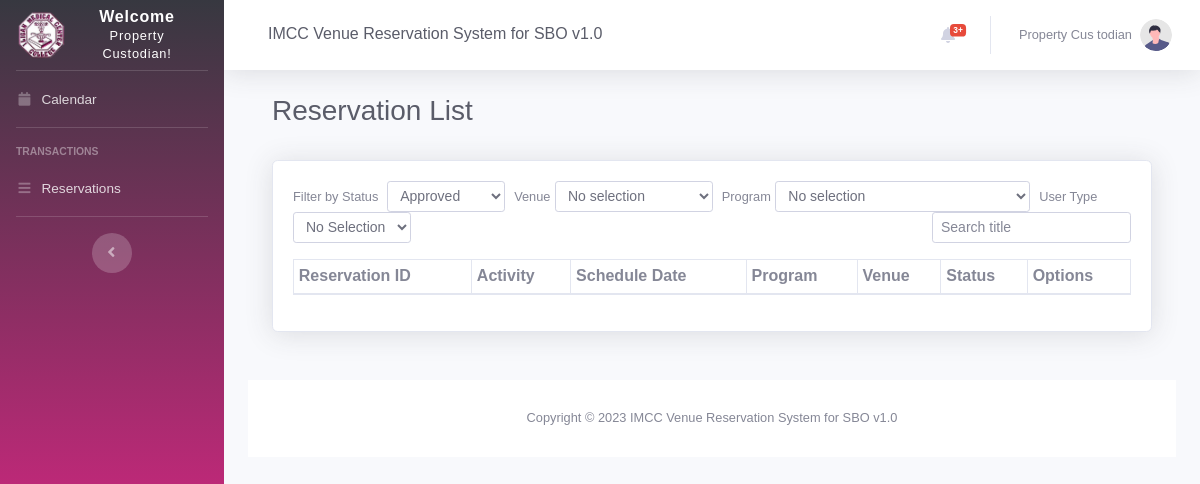
The page /reservation_list.php (signed in) on the database as committed earlier.
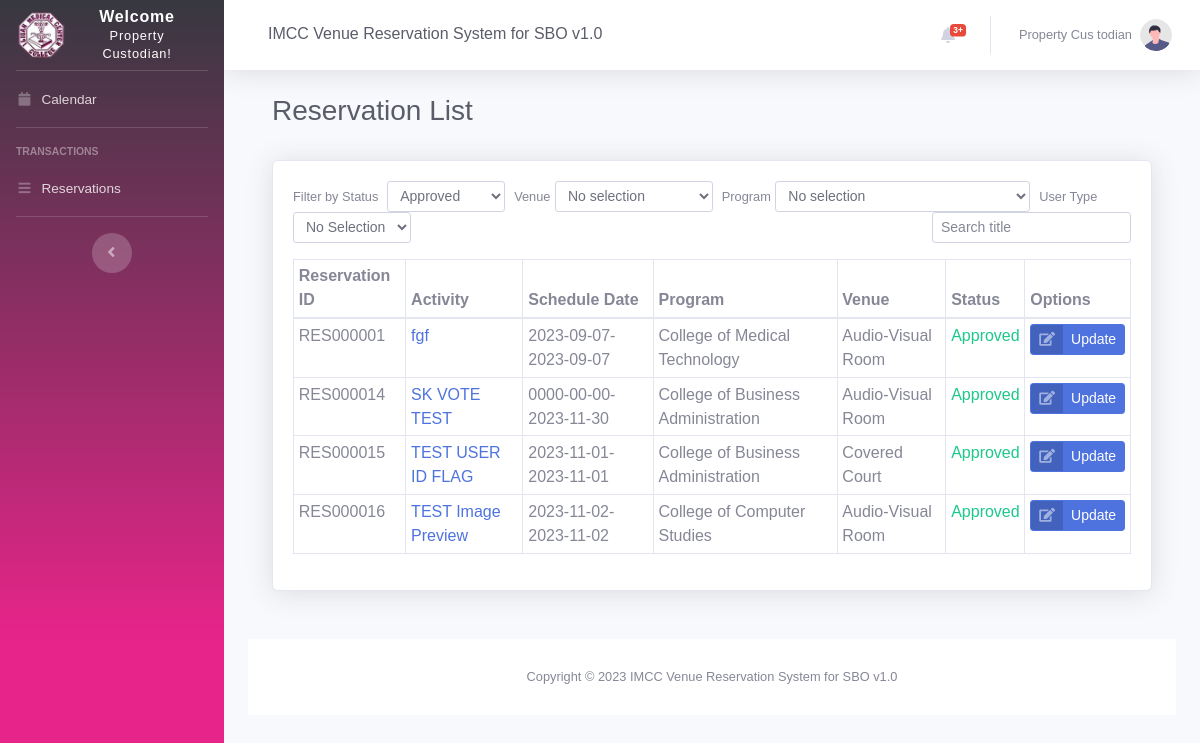
The same page on the database as committed later.
### tables this page shows
CREATE TABLE `schedules` (
  `id` bigint(11) NOT NULL,
  `reservationID` varchar(255) NOT NULL,
  `userID` int(11) NOT NULL,
  `venueID` int(15) DEFAULT NULL,
  `programID` int(11) NOT NULL,
  `status` varchar(3) NOT NULL DEFAULT 'P',
  `date_start` date NOT NULL,
  `date_end` date NOT NULL,
  `time_start` varchar(50) NOT NULL,
  `time_end` varchar(50) NOT NULL,
  `name` varchar(255) DEFAULT NULL,
  `contact` varchar(11) DEFAULT NULL,
  `description` text DEFAULT NULL,
  `num_participants` int(11) NOT NULL,
  `notified` tinyint(1) NOT NULL DEFAULT 0,
  `last_notified` date DEFAULT NULL,
  `cancelled` tinyint(1) NOT NULL DEFAULT 0,
  `deleted` tinyint(4) NOT NULL,
  `rejectedByAdmin` int(1) NOT NULL DEFAULT 0,
  `approvedByAdmin` int(1) NOT NULL DEFAULT 0,
  `act_form_file` varchar(255) NOT NULL,
  `letter_approve_file` varchar(255) NOT NULL,
  `notes` text NOT NULL,
  `material` varchar(150) NOT NULL
);

CREATE TABLE `program` (
  `id` int(11) NOT NULL,
  `programID` varchar(15) DEFAULT NULL,
  `name` varchar(255) DEFAULT NULL,
  `color` varchar(15) DEFAULT NULL,
  `incharge_organization` varchar(255) DEFAULT NULL,
  `dateAdded` datetime NOT NULL DEFAULT current_timestamp(),
  `dateUpdated` datetime DEFAULT NULL
);

CREATE TABLE `venues` (
  `id` int(11) NOT NULL,
  `venueID` varchar(20) NOT NULL,
  `name` varchar(255) DEFAULT NULL,
  `dateAdded` datetime NOT NULL DEFAULT current_timestamp(),
  `dateUpdated` datetime DEFAULT NULL
);

### reservation_list.php (the view, shortened to what this page needs)
<?php
include 'settings/system.php';
include 'settings/header.php';
include "settings/sidebar.php";
include 'settings/topbar.php';
?>
<div class="container-fluid">
    <div class="d-sm-flex align-items-center justify-content-between mb-4">
        <div class="container-fluid">
            <div class="d-sm-flex align-items-center justify-content-between mb-4">
                <h1 class="h3 mb-2 text-gray-800">Reservation List</h1>
            </div>
            <div class="card shadow mb-4">
                <div class="card-body">
                    <div class="form-group form-inline" <?php echo ($_SESSION["position"] == "STO" ? "hidden disabled" : "")?>>
                        <label for=""><small>Filter by Status</small> &nbsp;&nbsp;</label>
                        <select class="form-control form-control-sm" name="filterByStatus" id="filterByStatus">
                            <option value="A" <?php echo ((($_SESSION["position"] == "PTC") ? "selected" : ""));?>>Approved</option>
                        </select>
                        <label><small>Venue</small> &nbsp;</label>
                        <select class="form-control form-control-sm" name="filterByVenue" id="filterByVenue">
                            <option value="0" selected>No selection</option>
                        </select>
                        <label><small>Program</small> &nbsp;</label>
                        <select class="form-control form-control-sm" name="filterByProgram" id="filterByProgram">
                            <option value="0" selected>No selection</option>
                        </select>
                        <label><small>User Type</small> &nbsp;</label>
                        <select class="form-control form-control-sm" name="filterByUserType" id="filterByUserType">
                                        <option value="0" selected>No Selection</option>
                                        </select>
                        <div class="form-inline" style="margin-left: auto;">
                            <input class="form-control form-control-sm" type="text" name="filterSearch" id="filterSearch" placeholder="Search title" style="margin-left: auto;">
                        </div>
                    </div>
                    <div class="table-responsive">
                        <table class="table table-sm table-bordered table-hovered" id="<?php echo ($_SESSION["position"] == "STO" ? "dataTable" : "")?>"width="100%" cellspacing="0">
                            <thead>
                                <tr>
                                    <th>Reservation ID</th>
                                    <th>Activity</th>
                                    <th>Schedule Date</th>
                                    <th>Program</th>
                                    <th>Venue</th>
                                    <th>Status</th>
                                    <th>Options</th>
                                </tr>
                            </thead>
                            <tbody>
                                <?php
                                $fetchReservations = "SELECT `schedules`.`reservationID` AS 'RESERVATION_ID',
                                                            `schedules`.id AS 'INT_RES_ID',
                                                            `venues`.name AS 'VENUE_NAME',
                                                            `schedules`.name AS 'ACTIVITY',
                                                            `program`.name AS 'PROGRAM_NAME',
                                                            `schedules`.date_start AS 'START_DATE',
                                                            `schedules`.date_end AS 'END_DATE',
                                                            `schedules`.status AS 'STATUS' FROM `schedules`
                                                        INNER JOIN `venues`
                                                        ON `schedules`.venueID = `venues`.id
                                                        INNER JOIN `program`
                                                        ON `schedules`.programID = `program`.id";
                                if($_SESSION["position"] == "PTC"){
                                    $fetchReservations .= " WHERE `schedules`.status = 'A'";
                                }
                                $reservations = $db->query($fetchReservations);
                                $row_reservations = $reservations->fetchAll(PDO::FETCH_OBJ);
                                foreach ($row_reservations as $row) {
                                    $statusStr = "Pending for Approval";
                                    $statusColor = "";
                                    switch($row->STATUS){
                                        case "A":
                                            $statusColor = "text-success";
                                            $statusStr = "Approved";
                                            break;
                                    }
                                ?>
                                    <tr>
                                        <td><?= $row->RESERVATION_ID; ?></td>
                                        <td><?= '<a href="view_reservation.php?reservation_id='.$row->INT_RES_ID.'" target="_blank">' . $row->ACTIVITY. '</a>'; ?></td>
                                        <td><?= $row->START_DATE . "-" . $row->END_DATE; ?></td>
                                        <td><?= $row->PROGRAM_NAME; ?></td>
                                        <td><?= $row->VENUE_NAME; ?></td>
                                        <td class="<?= $statusColor?>"><?= $statusStr; ?></td>
                                        <td align="center">
                                            <a href='edit_reservation.php?reservation_id=<?= $row->INT_RES_ID ?>' class="btn btn-primary btn-icon-split btn-sm keychainify-checked" target="_blank">
                                                <span class="icon text-white-50">
                                                    <i class="fas fa-edit"></i>
                                                </span>
                                                <span class="text">Update</span>
                                            </a>
                                        </td>
                                    </tr>
                                <?php } ?>
                            </tbody>
                        </table>
                    </div>
                </div>
            </div>
        </div>
    </div>
    <?php include 'settings/footer.php'; ?>

### settings/header.php (shortened to what this page needs)
<!DOCTYPE html>
<html lang="en">
<head>
    <link href="vendor/fontawesome-free/css/all.min.css" rel="stylesheet" type="text/css">
    <link href="css/sb-admin-2.min.css" rel="stylesheet">
    <link href="vendor/datatables/dataTables.bootstrap4.min.css" rel="stylesheet">
    <link rel="stylesheet" href="vendor/3b-calendar.css">
</head>

### settings/sidebar.php (shortened to what this page needs)
<body id="page-top">
    <div id="wrapper">
        <ul class="navbar-nav bg-gradient-imcc sidebar sidebar-dark accordion" id="accordionSidebar">
            <a class="sidebar-brand d-flex align-items-center justify-content-center" href="calendar.php">
                <div class="sidebar-brand-icon ">
                    <img class="fas" src="./img/imcc.png" style="width:50px;height:50px;"></img>
                </div>
                <div class="sidebar-brand-text mx-3">Welcome <br /><small><?php
                                                                            if ($_SESSION['position'] == 'STO') {
                                                                                echo 'Student Officer!';
                                                                            } elseif ($_SESSION['position'] == 'DSA') {
                                                                                echo 'Department of Student Affairs!';
                                                                            } else {
                                                                                echo 'Property Custodian!';
                                                                            }
                                                                            ?></small></div>
            </a>
            <hr class="sidebar-divider my-0">
            <li class="nav-item <?= $calendar; ?>">
                <a class="nav-link" href="calendar.php">
                    <i class="fas fa-fw fa-calendar"></i>
                    <span>Calendar</span></a>
            </li>
            <hr class="sidebar-divider">
            <div class="sidebar-heading">
                Transactions
            </div>
            <?php
            if ($_SESSION['position'] == 'STO') { ?>
                <li class="nav-item <?= $reservation; ?>">
                    <a class="nav-link" href="reservation_list.php">
                        <i class="fas fa-fw fa-bars"></i>
                        <span>Reservations</span></a>
                </li>
                <li class="nav-item <?= $reservation; ?>">
                    <a class="nav-link" href="add_reservation.php">
                        <i class="fas fa-fw fa-bars"></i>
                        <span>Create Reservation</span></a>
                </li>
            <?php
            } else if($_SESSION['position'] == 'PTC') {
            ?>
                <li class="nav-item <?= $reservation; ?>">
                    <a class="nav-link" href="reservation_list.php">
                        <i class="fas fa-fw fa-bars"></i>
                        <span>Reservations</span></a>
                </li>
            <?php
            }
            ?>
            <hr class="sidebar-divider d-none d-md-block">
            <div class="text-center d-none d-md-inline">
                <button class="rounded-circle border-0" id="sidebarToggle"></button>
            </div>
        </ul>

### settings/topbar.php (shortened to what this page needs)
<div id="content-wrapper" class="d-flex flex-column">
    <div id="content">
        <nav class="navbar navbar-expand navbar-light bg-white topbar mb-4 static-top shadow">
            <div class="d-none d-sm-inline-block form-inline mr-auto ml-md-3 my-2 my-md-0 mw-100 navbar-search">
                <div class="input-group">
                    <h5 class="form-control  border-0 text-gray-800"><?= NAME_; ?></h5>
                </div>
            </div>
            <ul class="navbar-nav ml-auto">
                <li class="nav-item dropdown no-arrow mx-1">
                    <a class="nav-link dropdown-toggle" href="#" id="alertsDropdown" role="button" data-toggle="dropdown" aria-haspopup="true" aria-expanded="false">
                        <i class="fas fa-bell fa-fw"> </i>
                        <span class="badge badge-danger badge-counter">3+</span>
                    </a>
                </li>
                <li class="nav-item dropdown no-arrow">
                    <a class="nav-link dropdown-toggle" href="#" id="userDropdown" role="button" data-toggle="dropdown" aria-haspopup="true" aria-expanded="false">
                        <span class="mr-2 d-none d-lg-inline text-gray-600 small"><?= $_SESSION['name']; ?></span>
                        <img class="img-profile rounded-circle" src="img/undraw_profile.svg">
                    </a>
                </li>
            </ul>
        </nav>

### settings/footer.php (shortened to what this page needs)
<footer class="sticky-footer bg-white">
    <div class="container my-auto">
        <div class="copyright text-center my-auto">
            <span>Copyright &copy; 2023 <?= NAME_; ?> </span>
        </div>
    </div>
</footer>
</body>
</html>

Rows that differ between the two databases and show on the page:
added schedules: reservationID "RES000001", name "fgf", date_start "2023-09-07", date_end "2023-09-07", programID.name "College of Medical Technology", venueID.name "Audio-Visual Room", status "Approved"
added schedules: reservationID "RES000014", name "SK VOTE TEST", date_start "0000-00-00", date_end "2023-11-30", programID.name "College of Business Administration", venueID.name "Audio-Visual Room", status "Approved"
added schedules: reservationID "RES000015", name "TEST USER ID FLAG", date_start "2023-11-01", date_end "2023-11-01", programID.name "College of Business Administration", venueID.name "Covered Court", status "Approved"
added schedules: reservationID "RES000016", name "TEST Image Preview", date_start "2023-11-02", date_end "2023-11-02", programID.name "College of Computer Studies", venueID.name "Audio-Visual Room", status "Approved"
